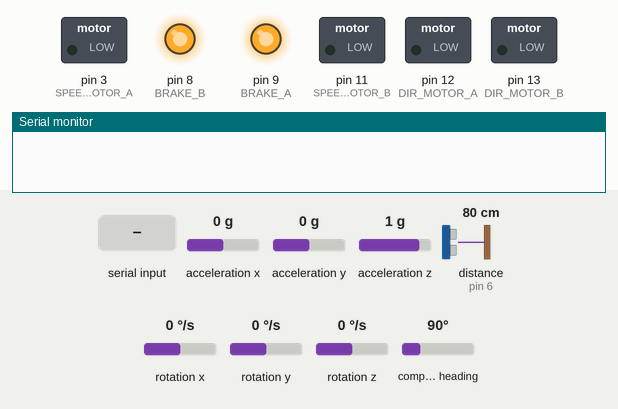
This sketch was run on a simulated Arduino Uno, built with avr-gcc and run on an emulated ATmega328P. Parts: switched loads named in the sketch (green lamp = pin HIGH), output pins drawn as LEDs (lit = HIGH), the last lines printed to the serial monitor. The inputs (shaded band) are chosen by the test bench; at power-on: compass heading 90°, acceleration x 0 g, acceleration y 0 g, acceleration z 1 g, distance to the obstacle (sensor on pin 6) 80 cm, rotation x 0 °/s, rotation y 0 °/s, rotation z 0 °/s. The echo pulse lasts 58.3 µs per cm.

Above: at 1.2 s.
1.3 s: "90,45\n" received over the second serial link
At 2.5 s:
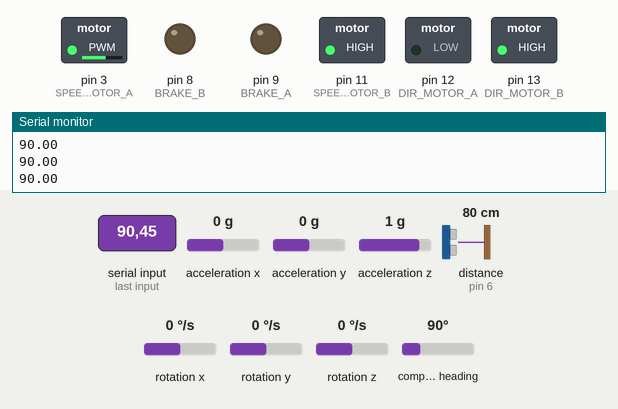
2.8 s: compass heading set to 51°
5.0 s: compass heading set to 40°
At 6.3 s:
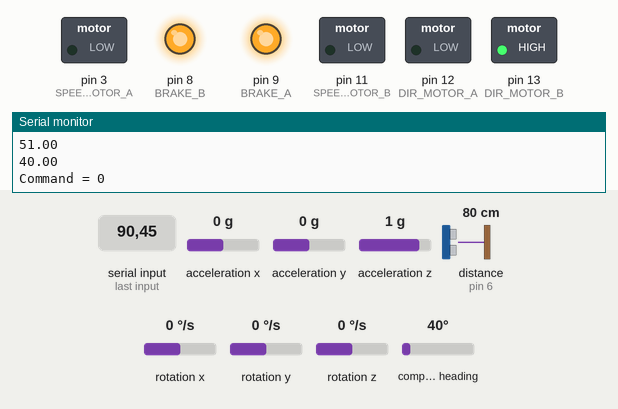
7.5 s: "1\n" received over the second serial link
At 9.3 s:
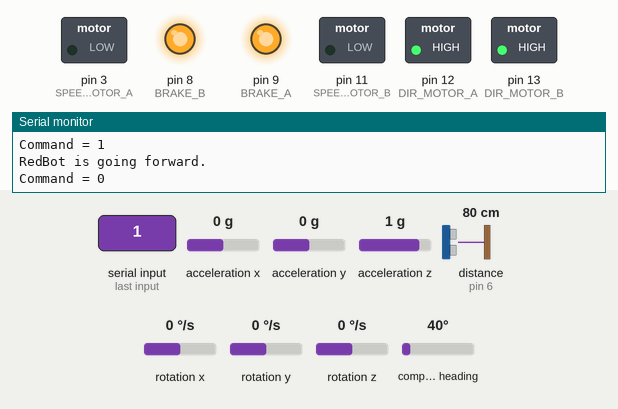
10.0 s: "4\n" received over the second serial link
At 12.2 s:
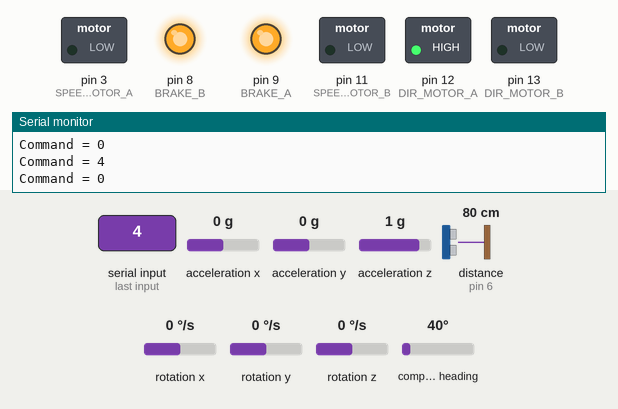
12.5 s: "2\n" received over the second serial link
At 13.2 s:
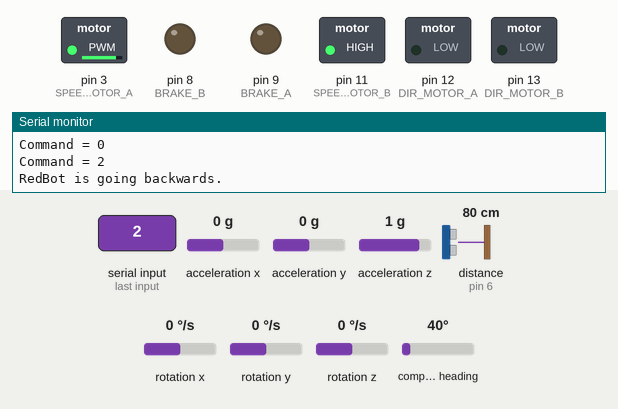
Timing chart, 0 to 15.5 s (numbered marks = the images above; inputs shaded):
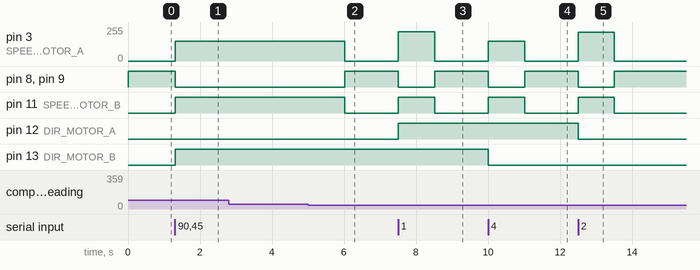

The sketch:

RoboCar_CSE432PROJ01.ino
```cpp
#include <LSM303.h>
#include <NewPing.h>
#include <Wire.h>
#include <SoftwareSerial.h>

//----------
//Motor pins
//----------
#define DIR_MOTOR_A 12
#define DIR_MOTOR_B 13
#define SPEED_MOTOR_A 3
#define SPEED_MOTOR_B 11
#define BRAKE_A 9
#define BRAKE_B 8

//------------
//Encoder pins
//------------
#define OUT_A_PIN 2
#define OUT_B_PIN 4

//----------------------
//Ultrasonic sensor pins
//----------------------
#define US_TRIGGER_PIN 7
#define US_ECHO_PIN 6

#define TX_PIN 10
#define RX_PIN 5

SoftwareSerial ArduinoSerial(TX_PIN, RX_PIN);
NewPing sonar = NewPing(US_TRIGGER_PIN, US_ECHO_PIN, 200);
LSM303 compass;

int command;

//----------------------------------
// setup()
//----------------------------------
void setup() {
  Serial.begin(9600);
  //Setup Channel A
  pinMode(DIR_MOTOR_A, OUTPUT); //Initiates Motor Channel A pin
  pinMode(BRAKE_A, OUTPUT); //Initiates Brake Channel A pin

  //Setup Channel B
  pinMode(DIR_MOTOR_B, OUTPUT); //Initiates Motor Channel B pin
  pinMode(BRAKE_B, OUTPUT);  //Initiates Brake Channel B pin

  //Setup the LSM303D compass
  Wire.begin();
  compass.init();
  compass.enableDefault();
  compass.m_min = (LSM303::vector<int16_t>) {
    -2156,  -4016,  -5000
  };
  compass.m_max = (LSM303::vector<int16_t>) {
    +659,   +114,   -977
  };

  //Setup the connection with NodeMCU
  ArduinoSerial.begin(4800);
}

//----------------------------------
// loop()
//----------------------------------
void loop() {

  //--Taking direction commands from NodeMCU--
  if (ArduinoSerial.available() > 0) {
    command = ArduinoSerial.parseInt();
    command = command % 10;
    Serial.print("Command = ");
    Serial.println(command);
  }
  //------------------------------------------

  //--Ultrasonic Sensor--
  float sensorDelay = sonar.ping();
  float distance = ((float) (sensorDelay / 29 / 2));
  //---------------------

  //--Giving the appropriate directions to RoboCar--
  if (command == 0) { //STOP
    digitalWrite(BRAKE_A, HIGH);
    analogWrite(SPEED_MOTOR_A, 0);
    digitalWrite(BRAKE_B, HIGH);
    analogWrite(SPEED_MOTOR_B, 0);
  }
  else if (command == 1 && (distance < 2 || distance > 20)) { //FORWARD
    Serial.println("RedBot is going forward.");
    digitalWrite(DIR_MOTOR_A, HIGH);
    digitalWrite(BRAKE_A, LOW);
    analogWrite(SPEED_MOTOR_A, 220);
    digitalWrite(DIR_MOTOR_B, HIGH);
    digitalWrite(BRAKE_B, LOW);
    analogWrite(SPEED_MOTOR_B, 255);
  }
  else if (command == 2 && (distance < 2 || distance > 20)) { //BACKWARDS
    Serial.println("RedBot is going backwards.");
    digitalWrite(DIR_MOTOR_A, LOW);
    digitalWrite(BRAKE_A, LOW);
    analogWrite(SPEED_MOTOR_A, 216);
    digitalWrite(DIR_MOTOR_B,  LOW);
    digitalWrite(BRAKE_B, LOW);
    analogWrite(SPEED_MOTOR_B, 255);
  }
  else if (command == 3 && (distance < 2 || distance > 20)) { //LEFTWARDS
   Serial.println("RedBot is going forward.");
    digitalWrite(DIR_MOTOR_A, LOW);
    digitalWrite(BRAKE_A, LOW);
    analogWrite(SPEED_MOTOR_A, 150);
    digitalWrite(DIR_MOTOR_B,  HIGH);
    digitalWrite(BRAKE_B, LOW);
    analogWrite(SPEED_MOTOR_B, 255);
  }
  else if (command == 4 && (distance < 2 || distance > 20)) { //RIGHTWARDS
    digitalWrite(DIR_MOTOR_A, HIGH);
    digitalWrite(BRAKE_A, LOW);
    analogWrite(SPEED_MOTOR_A, 150);
    digitalWrite(DIR_MOTOR_B,  LOW);
    digitalWrite(BRAKE_B, LOW);
    analogWrite(SPEED_MOTOR_B, 255);
  }

  else if (command == 5) { //GO NORTH
    compass.read();
    float heading = compass.heading();
    while (heading > 45 && heading < 315) {
      digitalWrite(DIR_MOTOR_A, LOW);
      digitalWrite(BRAKE_A, LOW);
      analogWrite(SPEED_MOTOR_A, 150);
      digitalWrite(DIR_MOTOR_B,  HIGH);
      digitalWrite(BRAKE_B, LOW);
      analogWrite(SPEED_MOTOR_B, 255);
      compass.read();
      heading = compass.heading();
      Serial.println(heading);
    }
    command = 1; //to go straight after rotating
  }
  else if (command == 6) { //GO SOUTH

  }
  else if (command == 7) { //GO EAST

  }
  else if (command == 8) { // GO WEST

  }
  else{
    digitalWrite(BRAKE_A, HIGH);
    analogWrite(SPEED_MOTOR_A, 0);
    digitalWrite(BRAKE_B, HIGH);
    analogWrite(SPEED_MOTOR_B, 0);
  }

  //------------------------------------------------

  //--Encoder--
  //long l  = encoder.getTicks(LEFT);
  //Serial.println(l);
  //long r = encoder.getTicks(RIGHT);
  //Serial.println(r);
  //-----------


}
```

Measured:
- the behaviour switches between 46 and 45° on compass heading (found by bisection; images 1 and 2)
- after the input at 1.3 s, pin 3 (SPEED_MOTOR_A): 0/255 → 150/255 at once; pin 8 (BRAKE_B), pin 9 (BRAKE_A): HIGH → LOW at once; pin 11 (SPEED_MOTOR_B), pin 13 (DIR_MOTOR_B): LOW → HIGH at once
- after the input at 5.0 s, pin 3 (SPEED_MOTOR_A): 150/255 → 0/255 after 1.0 s; pin 8 (BRAKE_B), pin 9 (BRAKE_A): LOW → HIGH after 1.0 s; pin 11 (SPEED_MOTOR_B): HIGH → LOW after 1.0 s
- after the input at 7.5 s, pin 3 (SPEED_MOTOR_A): 0/255 → 220/255 at once, → 0/255 1.0 s later; pin 8 (BRAKE_B), pin 9 (BRAKE_A): HIGH → LOW at once, → HIGH 1.0 s later; pin 11 (SPEED_MOTOR_B): LOW → HIGH at once, → LOW 1.0 s later; pin 12 (DIR_MOTOR_A): LOW → HIGH at once
- after the input at 10.0 s, pin 3 (SPEED_MOTOR_A): 0/255 → 150/255 at once, → 0/255 1.0 s later; pin 8 (BRAKE_B), pin 9 (BRAKE_A): HIGH → LOW at once, → HIGH 1.0 s later; pin 11 (SPEED_MOTOR_B): LOW → HIGH at once, → LOW 1.0 s later; pin 13 (DIR_MOTOR_B): HIGH → LOW at once
- after the input at 12.5 s, pin 3 (SPEED_MOTOR_A): 0/255 → 216/255 at once, → 0/255 1.0 s later; pin 8 (BRAKE_B), pin 9 (BRAKE_A): HIGH → LOW at once, → HIGH 1.0 s later; pin 11 (SPEED_MOTOR_B): LOW → HIGH at once, → LOW 1.0 s later; pin 12 (DIR_MOTOR_A): HIGH → LOW at once
